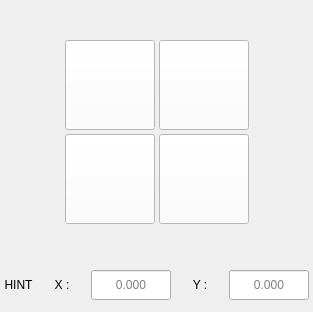
           <widget class="QWidget" name="ridge_and_valley">
            <layout class="QVBoxLayout" name="verticalLayout_40">
             <property name="spacing">
              <number>2</number>
             </property>
             <property name="leftMargin">
              <number>0</number>
             </property>
             <property name="topMargin">
              <number>0</number>
             </property>
             <property name="rightMargin">
              <number>0</number>
             </property>
             <property name="bottomMargin">
              <number>8</number>
             </property>
             <item>
              <widget class="QWidget" name="gridWidget_9" native="true">
               <layout class="QGridLayout" name="gridLayout_9">
                <property name="leftMargin">
                 <number>0</number>
                </property>
                <property name="topMargin">
                 <number>0</number>
                </property>
                <property name="rightMargin">
                 <number>0</number>
                </property>
                <property name="bottomMargin">
                 <number>0</number>
                </property>
                <property name="spacing">
                 <number>4</number>
                </property>
                <item row="3" column="1">
                 <spacer name="verticalSpacer_17">
                  <property name="orientation">
                   <enum>Qt::Vertical</enum>
                  </property>
                  <property name="sizeHint" stdset="0">
                   <size>
                    <width>20</width>
                    <height>40</height>
                   </size>
                  </property>
                 </spacer>
                </item>
                <item row="1" column="0">
                 <spacer name="horizontalSpacer_4">
                  <property name="orientation">
                   <enum>Qt::Horizontal</enum>
                  </property>
                  <property name="sizeHint" stdset="0">
                   <size>
                    <width>40</width>
                    <height>20</height>
                   </size>
                  </property>
                 </spacer>
                </item>
                <item row="1" column="3">
                 <spacer name="horizontalSpacer_5">
                  <property name="orientation">
                   <enum>Qt::Horizontal</enum>
                  </property>
                  <property name="sizeHint" stdset="0">
                   <size>
                    <width>40</width>
                    <height>20</height>
                   </size>
                  </property>
                 </spacer>
                </item>
                <item row="0" column="1">
                 <spacer name="verticalSpacer_18">
                  <property name="orientation">
                   <enum>Qt::Vertical</enum>
                  </property>
                  <property name="sizeHint" stdset="0">
                   <size>
                    <width>20</width>
                    <height>40</height>
                   </size>
                  </property>
                 </spacer>
                </item>
                <item row="1" column="1">
                 <widget class="QPushButton" name="probe_valley_x">
                  <property name="sizePolicy">
                   <sizepolicy hsizetype="Fixed" vsizetype="Fixed">
                    <horstretch>0</horstretch>
                    <verstretch>0</verstretch>
                   </sizepolicy>
                  </property>
                  <property name="minimumSize">
                   <size>
                    <width>90</width>
                    <height>90</height>
                   </size>
                  </property>
                  <property name="maximumSize">
                   <size>
                    <width>90</width>
                    <height>90</height>
                   </size>
                  </property>
                  <property name="toolTip">
                   <string>Valley X</string>
                  </property>
                  <property name="styleSheet">
                   <string notr="true">background: white;</string>
                  </property>
                  <property name="text">
                   <string/>
                  </property>
                  <property name="icon">
                   <iconset>
                    <normaloff>../images/widgets/basic_probe_icons/probe_x_valley.png</normaloff>../images/widgets/basic_probe_icons/probe_x_valley.png</iconset>
                  </property>
                  <property name="iconSize">
                   <size>
                    <width>90</width>
                    <height>90</height>
                   </size>
                  </property>
                  <property name="filename" stdset="0">
                   <string>probe_valley_x</string>
                  </property>
                  <attribute name="buttonGroup">
                   <string notr="true">ridge_valley_buttonGroup</string>
                  </attribute>
                 </widget>
                </item>
                <item row="1" column="2">
                 <widget class="QPushButton" name="probe_valley_y">
                  <property name="sizePolicy">
                   <sizepolicy hsizetype="Fixed" vsizetype="Fixed">
                    <horstretch>0</horstretch>
                    <verstretch>0</verstretch>
                   </sizepolicy>
                  </property>
                  <property name="minimumSize">
                   <size>
                    <width>90</width>
                    <height>90</height>
                   </size>
                  </property>
                  <property name="maximumSize">
                   <size>
                    <width>90</width>
                    <height>90</height>
                   </size>
                  </property>
                  <property name="toolTip">
                   <string>Valley Y</string>
                  </property>
                  <property name="styleSheet">
                   <string notr="true">background: white;</string>
                  </property>
                  <property name="text">
                   <string/>
                  </property>
                  <property name="icon">
                   <iconset>
                    <normaloff>../images/widgets/basic_probe_icons/probe_y_valley.png</normaloff>../images/widgets/basic_probe_icons/probe_y_valley.png</iconset>
                  </property>
                  <property name="iconSize">
                   <size>
                    <width>90</width>
                    <height>90</height>
                   </size>
                  </property>
                  <property name="filename" stdset="0">
                   <string>probe_valley_y</string>
                  </property>
                  <attribute name="buttonGroup">
                   <string notr="true">ridge_valley_buttonGroup</string>
                  </attribute>
                 </widget>
                </item>
                <item row="2" column="1">
                 <widget class="QPushButton" name="probe_ridge_x">
                  <property name="sizePolicy">
                   <sizepolicy hsizetype="Fixed" vsizetype="Fixed">
                    <horstretch>0</horstretch>
                    <verstretch>0</verstretch>
                   </sizepolicy>
                  </property>
                  <property name="minimumSize">
                   <size>
                    <width>90</width>
                    <height>90</height>
                   </size>
                  </property>
                  <property name="maximumSize">
                   <size>
                    <width>90</width>
                    <height>90</height>
                   </size>
                  </property>
                  <property name="toolTip">
                   <string>Ridge X</string>
                  </property>
                  <property name="styleSheet">
                   <string notr="true">background: white;</string>
                  </property>
                  <property name="text">
                   <string/>
                  </property>
                  <property name="icon">
                   <iconset>
                    <normaloff>../images/widgets/basic_probe_icons/probe_x_ridge.png</normaloff>../images/widgets/basic_probe_icons/probe_x_ridge.png</iconset>
                  </property>
                  <property name="iconSize">
                   <size>
                    <width>90</width>
                    <height>90</height>
                   </size>
                  </property>
                  <property name="filename" stdset="0">
                   <string>probe_ridge_x</string>
                  </property>
                  <attribute name="buttonGroup">
                   <string notr="true">ridge_valley_buttonGroup</string>
                  </attribute>
                 </widget>
                </item>
                <item row="2" column="2">
                 <widget class="QPushButton" name="probe_ridge_y">
                  <property name="sizePolicy">
                   <sizepolicy hsizetype="Fixed" vsizetype="Fixed">
                    <horstretch>0</horstretch>
                    <verstretch>0</verstretch>
                   </sizepolicy>
                  </property>
                  <property name="minimumSize">
                   <size>
                    <width>90</width>
                    <height>90</height>
                   </size>
                  </property>
                  <property name="maximumSize">
                   <size>
                    <width>90</width>
                    <height>90</height>
                   </size>
                  </property>
                  <property name="toolTip">
                   <string>Ridge Y</string>
                  </property>
                  <property name="styleSheet">
                   <string notr="true">background: white;</string>
                  </property>
                  <property name="text">
                   <string/>
                  </property>
                  <property name="icon">
                   <iconset>
                    <normaloff>../images/widgets/basic_probe_icons/probe_y_ridge.png</normaloff>../images/widgets/basic_probe_icons/probe_y_ridge.png</iconset>
                  </property>
                  <property name="iconSize">
                   <size>
                    <width>90</width>
                    <height>90</height>
                   </size>
                  </property>
                  <property name="filename" stdset="0">
                   <string>probe_ridge_y</string>
                  </property>
                  <attribute name="buttonGroup">
                   <string notr="true">ridge_valley_buttonGroup</string>
                  </attribute>
                 </widget>
                </item>
               </layout>
              </widget>
             </item>
             <item>
              <widget class="QWidget" name="widget_ridge_valley_hint" native="true">
               <layout class="QHBoxLayout" name="horizontalLayout_48">
                <property name="spacing">
                 <number>4</number>
                </property>
                <property name="leftMargin">
                 <number>4</number>
                </property>
                <property name="topMargin">
                 <number>4</number>
                </property>
                <property name="rightMargin">
                 <number>4</number>
                </property>
                <property name="bottomMargin">
                 <number>4</number>
                </property>
                <item>
                 <widget class="QLabel" name="hint_label_2">
                  <property name="minimumSize">
                   <size>
                    <width>0</width>
                    <height>30</height>
                   </size>
                  </property>
                  <property name="maximumSize">
                   <size>
                    <width>16777215</width>
                    <height>30</height>
                   </size>
                  </property>
                  <property name="text">
                   <string>HINT</string>
                  </property>
                  <property name="alignment">
                   <set>Qt::AlignCenter</set>
                  </property>
                 </widget>
                </item>
                <item>
                 <widget class="QLabel" name="label_74">
                  <property name="minimumSize">
                   <size>
                    <width>50</width>
                    <height>0</height>
                   </size>
                  </property>
                  <property name="maximumSize">
                   <size>
                    <width>50</width>
                    <height>30</height>
                   </size>
                  </property>
                  <property name="text">
                   <string>X :</string>
                  </property>
                  <property name="alignment">
                   <set>Qt::AlignCenter</set>
                  </property>
                  <property name="indent">
                   <number>0</number>
                  </property>
                 </widget>
                </item>
                <item>
                 <widget class="QLineEdit" name="lineEdit_x_hint">
                  <property name="sizePolicy">
                   <sizepolicy hsizetype="Fixed" vsizetype="Fixed">
                    <horstretch>0</horstretch>
                    <verstretch>0</verstretch>
                   </sizepolicy>
                  </property>
                  <property name="minimumSize">
                   <size>
                    <width>80</width>
                    <height>30</height>
                   </size>
                  </property>
                  <property name="maximumSize">
                   <size>
                    <width>80</width>
                    <height>30</height>
                   </size>
                  </property>
                  <property name="focusPolicy">
                   <enum>Qt::ClickFocus</enum>
                  </property>
                  <property name="styleSheet">
                   <string notr="true"/>
                  </property>
                  <property name="text">
                   <string/>
                  </property>
                  <property name="alignment">
                   <set>Qt::AlignCenter</set>
                  </property>
                  <property name="placeholderText">
                   <string>0.000</string>
                  </property>
                 </widget>
                </item>
                <item>
                 <widget class="QLabel" name="label_75">
                  <property name="minimumSize">
                   <size>
                    <width>50</width>
                    <height>0</height>
                   </size>
                  </property>
                  <property name="maximumSize">
                   <size>
                    <width>50</width>
                    <height>30</height>
                   </size>
                  </property>
                  <property name="text">
                   <string>Y :</string>
                  </property>
                  <property name="alignment">
                   <set>Qt::AlignCenter</set>
                  </property>
                  <property name="indent">
                   <number>0</number>
                  </property>
                 </widget>
                </item>
                <item>
                 <widget class="QLineEdit" name="lineEdit_y_hint">
                  <property name="sizePolicy">
                   <sizepolicy hsizetype="Fixed" vsizetype="Fixed">
                    <horstretch>0</horstretch>
                    <verstretch>0</verstretch>
                   </sizepolicy>
                  </property>
                  <property name="minimumSize">
                   <size>
                    <width>80</width>
                    <height>30</height>
                   </size>
                  </property>
                  <property name="maximumSize">
                   <size>
                    <width>80</width>
                    <height>30</height>
                   </size>
                  </property>
                  <property name="focusPolicy">
                   <enum>Qt::ClickFocus</enum>
                  </property>
                  <property name="styleSheet">
                   <string notr="true"/>
                  </property>
                  <property name="text">
                   <string/>
                  </property>
                  <property name="alignment">
                   <set>Qt::AlignCenter</set>
                  </property>
                  <property name="placeholderText">
                   <string>0.000</string>
                  </property>
                  <property name="clearButtonEnabled">
                   <bool>false</bool>
                  </property>
                 </widget>
                </item>
               </layout>
              </widget>
             </item>
            </layout>
           </widget>
